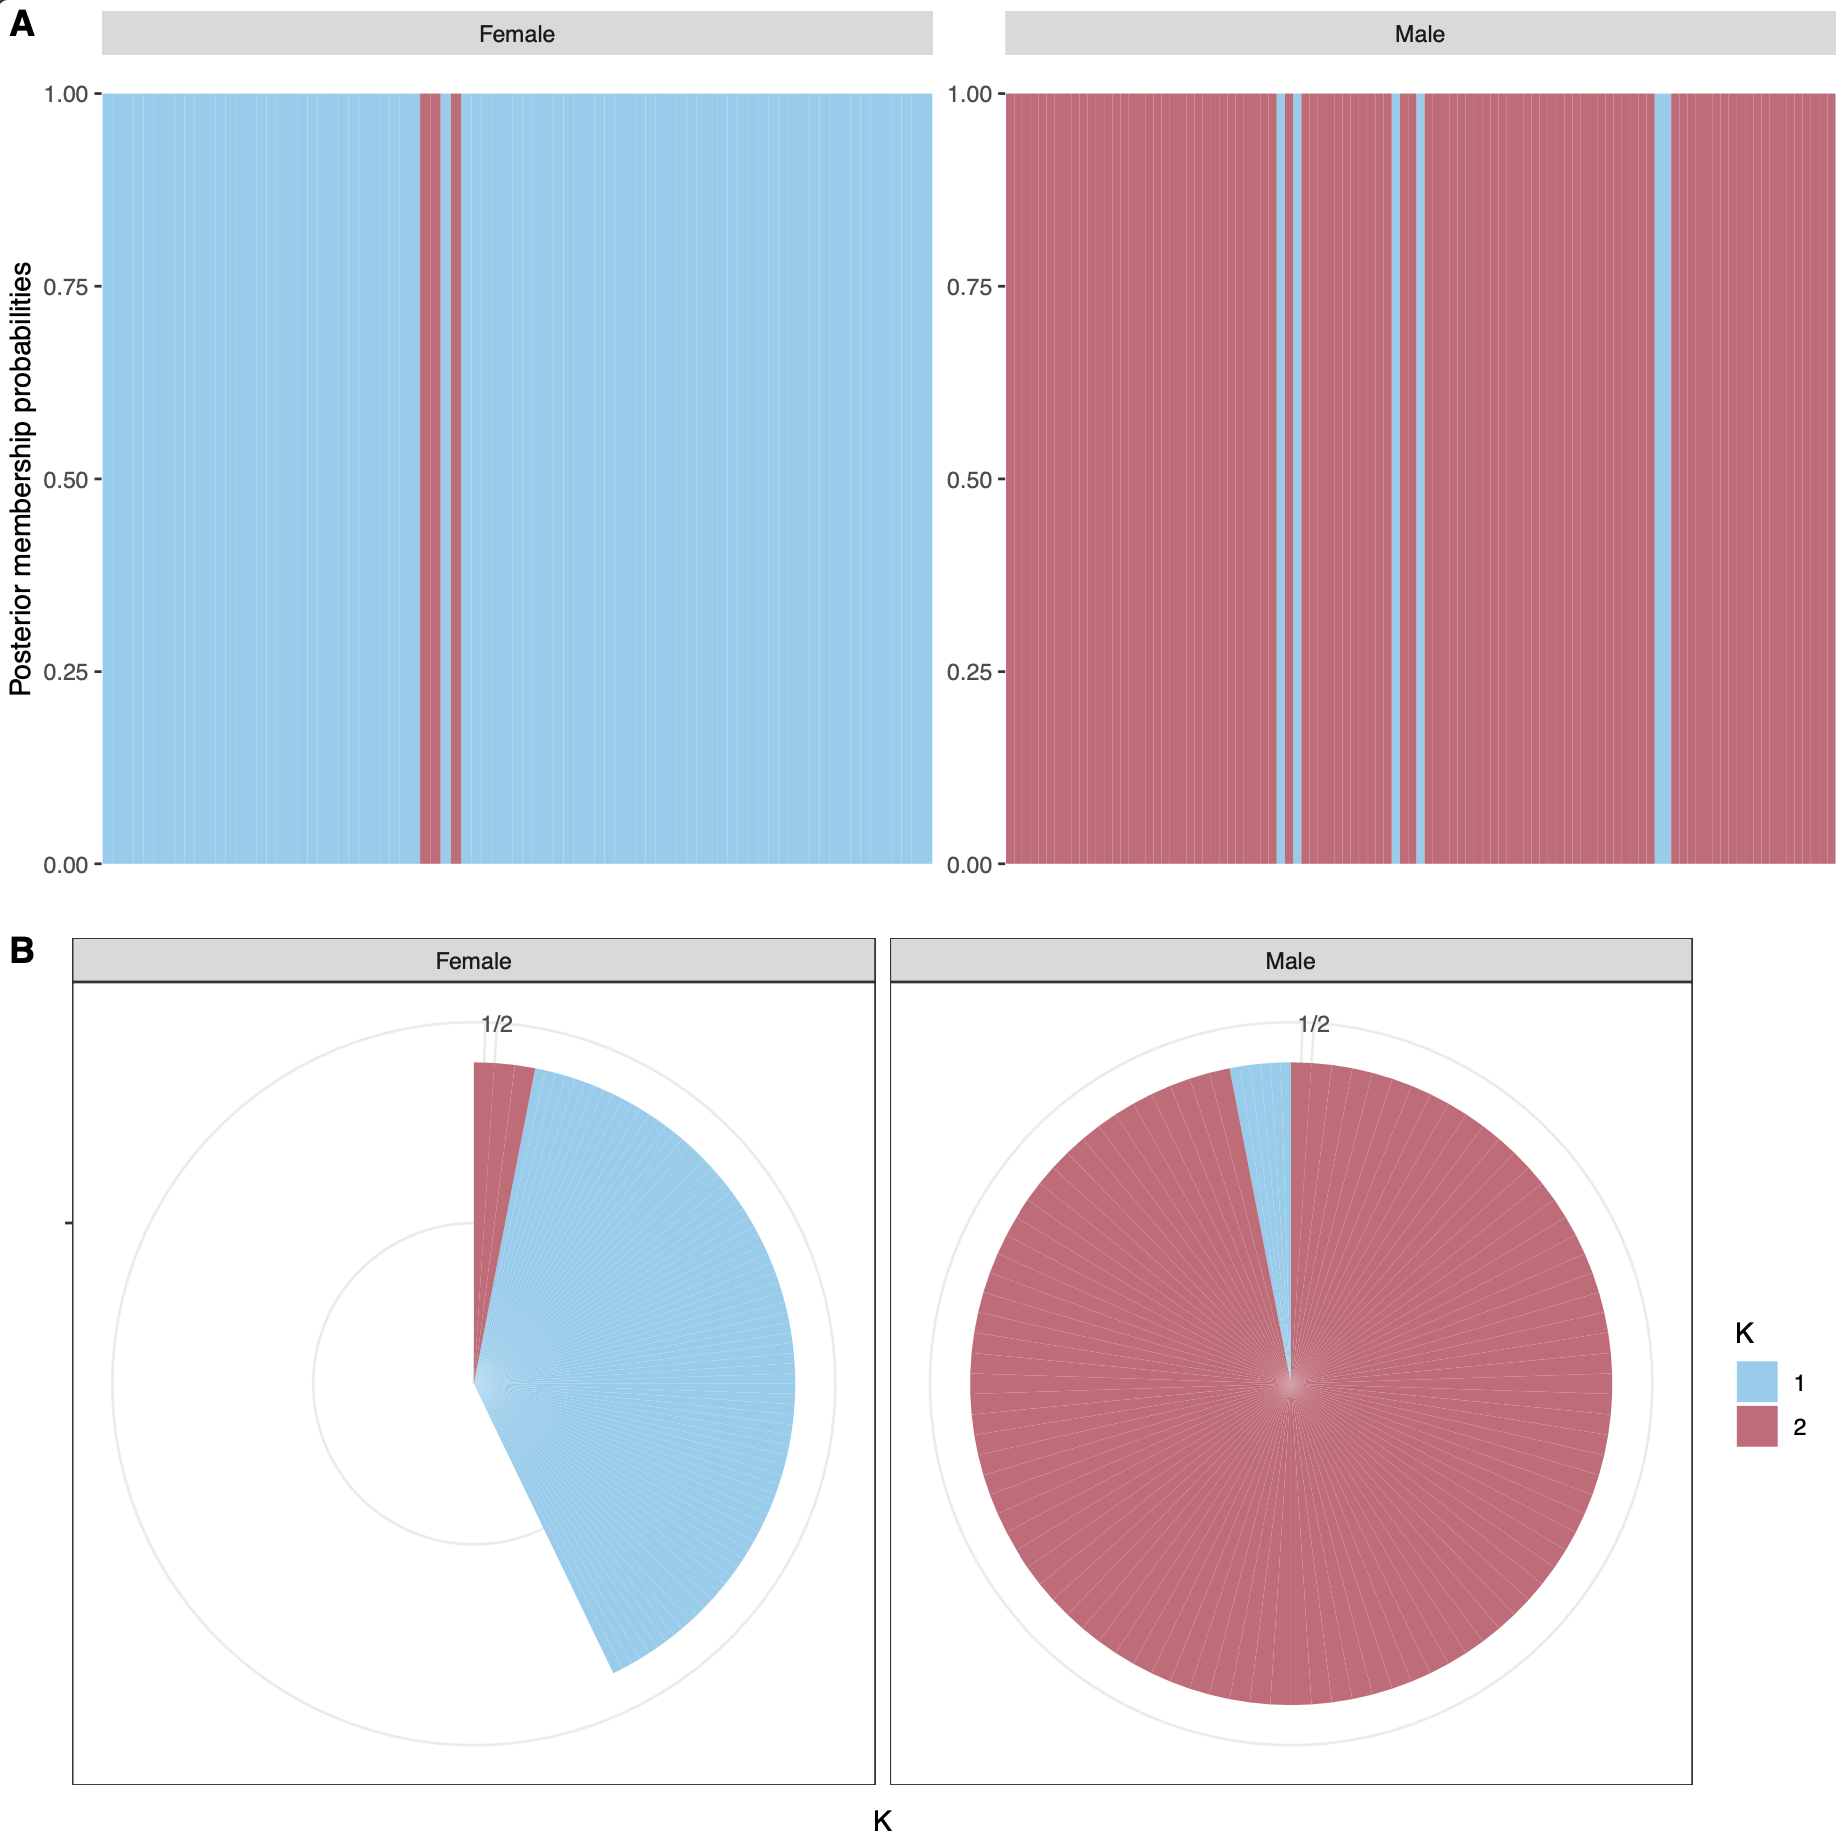

R code for this plot:
' --------------------------------------------------------------------------   @Header
#'
#' @title Adaptive population genomic structure for Palinurus elephas according to gender
#'
#' @description
#' This R script
#'
#' @author   Laura Benestan, \email{lmbenestan@gmail.com}
#'
#' @date 2021/03/15
#'
#' --------------------------------------------------------------------------   @libraries

### Download libraries
library(hierfstat)
library(mapdata)
library(viridis)
library(tidyr)
library(adegenet)
library(vcfR)
library(ggplot2)
library(poppr)
library(gridExtra)
library(dplyr)
library(cowplot)
library(viridis)
library(forcats)
library(colorBlindness)

################### FILTERING STEPS IN R ##################

### Download vcf
vcf <- vcfR::read.vcfR("../00-data-dryad/831snps_241ind.recode.vcf")

### Download pop info
pop <- read.table("../00-data/population_map_palinurus_241ind_mpa.txt", header=TRUE, sep="\t", stringsAsFactors = TRUE)

### Transform vcf to genind
genind <- vcfR::vcfR2genind(vcf)

### Define population map 
genind@pop <- pop$STRATA

################### POPULATION STRUCTURE IN R ##################

########### DPCA without a priori ######

## Use Bayesian Information Criterion on your filtered dataset.
set.seed(10); grp_all <- find.clusters(genind, max.n.clust=10, n.pca=nInd(genind)/3) # select N/3
# Select K =2

### Observe the statistics
grp_all$Kstat

### Observe the size of the group
grp_all$size

### Perform the DPCA
dapc <- dapc(genind, grp_all$grp,n.pca=nInd(genind)/3, nda=1)
# Choose the 1 discriminant function to retain.

### Pick up nice colorblind palette
col2 <- c("#D55E00", "#009E73")

### Check the result 
dpca_result <- scatter(dapc, col=col2)
dpca_result

### Visualize your results with complot
compoplot(dapc,col=col2,cleg=.6, posi=list(x=0,y=1.2), lab=loci.individuals.maf.het@pop)

### Save the posterior
dapc_compoplot <- as.data.frame(dapc$posterior)
dapc_compoplot$IND <- row.names(dapc_compoplot)

### Add sex info
sex <- read.table("../00-data/256ind_palinurus_sex.txt")
colnames(sex) <- c("IND","SEX")

### Combine dapc and sex info
dapc_compoplot_sex <- merge(dapc_compoplot, sex, by="IND")
dapc_compoplot_sex_ggplot <- gather(dapc_compoplot_sex, CLUSTER,value, `1`:`2`)

### Calculate percent of males and females in clusters
dapc_compoplot_sex_ggplot %>% group_by(CLUSTER, SEX,value) %>%
  tally()

### Make a graph with all individuals
compoplot_ind <- dapc_compoplot_sex_ggplot %>%
  mutate(IND = fct_reorder(IND,value)) %>%
  ggplot() +
  geom_bar(aes(x = IND, y = value, fill = CLUSTER),stat="identity", width = 1, color="lightgrey")  +
  scale_fill_manual(values = col2) +
 # guides(fill = "none") +
  labs(y = "Posterior membership probabilities") +
  theme(axis.ticks.x = element_blank(),
        axis.text.x = element_blank(),
        axis.title.x = element_blank(),
        panel.background = element_blank())+ facet_wrap(~SEX, scales = "free")

### Subset only male and female
dapc_compoplot_sex_final <- subset(dapc_compoplot_sex_ggplot, subset=dapc_compoplot_sex_ggplot$SEX=="Female"|dapc_compoplot_sex_ggplot$SEX=="Male")

### Make a graph
compoplot_sex <- dapc_compoplot_sex_final %>%
  mutate(IND = fct_reorder(IND,value)) %>%
  ggplot() +
  geom_bar(aes(x = IND, y = value, fill = CLUSTER),stat="identity", width = 1)  +
  scale_fill_manual(values = col2) +
  guides(fill = "none") +
  labs(y = "Posterior membership probabilities") +
  theme(axis.ticks.x = element_blank(),
        axis.text.x = element_blank(),
        axis.title.x = element_blank(),
        panel.background = element_blank())+ facet_wrap(~SEX, scales = "free")
compoplot_sex

### Save the graph
ggsave("Figure3_241ind.pdf", width=10, height=5)

### Extract DPCA information 
dapc$IND <- row.names(dapc$ind.coord)
dapc_info <- as.data.frame(cbind(dapc$IND, dapc$ind.coord, grp_all$grp))
colnames(dapc_info) <- c("IND","DPC1", "K")

### Merge the results with sex info
dapc_sex <- merge(dapc_info, sex, by="IND")

### Remove NA and Ind individuals
dapc_sex_all_info <- filter(dapc_sex, SEX!="Ind")

### Create geom_density
ggplot(dapc_sex_all_info, aes(x="", y=K, fill=K)) +
  geom_bar(stat="identity", width=1) +
  facet_wrap(~SEX)+
  coord_polar("y", start=0)+
  theme_bw()+
  scale_fill_manual(values=col2)+
  xlab("")
ggsave("Male_female_piechart_dapc_241ind.pdf")

################### ADMIXTURE IN R ##################

### Download libraries
library(stringr)
library(ggplot2)
library(dplyr)

### Download the **cross-validation** results 
cv <- read.table("cross_validation.txt")

### Analyze the **cross-validation** results
cv$K <-gsub("[\\(\\)]", "", regmatches(cv$V3, gregexpr("\\(.*?\\)", cv$V3))) 
CV <- select(cv, V4,K)
CV2 <- separate(data = CV, col = K, into = c("K", "CLUSTER"), sep = "=")

### Rename your two columns CV and K-cluster
colnames(CV2) <- c("CV","K","CLUSTER")

### Allow R to sort as numeric and not alphabetic.
CV2$CLUSTER <- as.numeric(as.character(CV2$CLUSTER))

###Do a **graph showing the cross validation results**.
graph_title="Cross-Validation plot" 
x_title="K"
y_title="Cross-validation error" 
cross_validation <- ggplot(CV2, aes(x=CLUSTER,y=CV,group=1))+
  geom_point()+ geom_line(linetype = "dashed")+ 
  scale_x_continuous(breaks = seq(0, 25, by = 1))+
  labs(title=graph_title)+ labs(x=x_title)+ labs(y=y_title)+ 
  theme_classic()
cross_validation

### Save the graph
ggsave("Admixture_cross-validation_adaptive.pdf",width=7,height=5,dpi=600)

#### Observe information get from ADMIXTURE output ####

#### Download libraries
library(reshape2)
library(plyr)
library(stringr)
library(ggplot2)
library(tidyverse)
library(RColorBrewer)

### Read the file.Q with the Q = the optimal K
admixture <- read.table("plink.2.Q")

### Add one column with the individuals names and the population they belong to.
admixture <- cbind(pop,admixture)

### Rename columns.
colnames(admixture) <- c("IND","POP","K1","K2")

### Transform the admixture object into a long format.
admixture_long <- reshape::melt(admixture,id.vars=c("IND","POP"),variable.name="ANCESTRY",value.name="PERC")
colnames(admixture_long) <- c("IND","POP","ANCESTRY","PERC")
class(admixture_long$ANCESTRY)
levels(admixture_long$ANCESTRY)

### Make a **graph with ADMIXTURE results**.
graph_title="Stacked barplot of Admixture analysis in species"
x_title="Individuals"
y_title="Ancestry"
mpa_ancestry<-ggplot(admixture_long,aes(x=POP,y=PERC,fill=ANCESTRY))
mpa_ancestry+geom_bar(stat="identity")+
  scale_fill_manual(values=col2, name= "K", labels=c("K1","K2"))+ 
  labs(y=y_title)+
  labs(x=x_title)+
  theme_classic()

### Estimate at which each genetic group belong each individual regarding its maximum % of ancestry.
admixture[, "max"] <- apply(admixture[, 3:4], 1, max)
head(admixture)

### Check the individuals that could not be clearly attributed to one genetic cluster.
admixture_subset <- subset(admixture, subset=admixture$max >= 0.9)
admixture <- admixture_subset

### Create a pop map regarding the cluster found
admixture$CLUSTER <- colnames(admixture)[apply(admixture,1,which.max)]
admixture_results <- select(admixture, IND, CLUSTER, max)
head(admixture_results)

### Merge the results with sex info
admixture_sex <- merge(admixture, sex, by="IND")

### How many female and males in both cluster
admixture_sex %>% group_by(CLUSTER, SEX) %>% tally()

### Create geom_density
ggplot(admixture_sex, aes(x="", y=max, fill=CLUSTER)) +
  geom_bar(stat="identity", width=1) +
  facet_wrap(~SEX)+
  coord_polar("y", start=0)+
  theme_bw()+
  scale_fill_manual(values=col2)+
  xlab("")
ggsave("Male_female_piechart_admixture.pdf")

### Save the files.
write.table(admixture_results, 'Admixture_results_K2.txt',quote=FALSE, row.names=FALSE, sep="\t", dec=".")

#### Produce a nice graph with pophelper ####

#### Download libraries
library(pophelper)
packageDescription("pophelper", fields="Version")

### Import labels for sampling sites
labset <- read.table("../00-data/population_map_palinurus_243ind_mpa.txt", sep="\t",header=TRUE,stringsAsFactors=F)
labset_order = labset[,2,drop=FALSE] # very important step for setting labels
labset_order$STRATA <- as.character(labset_order$STRATA)

### Check if labels are a character data type.
sapply(labset, is.character)
class(labset)

### Load admixture file
slist <- readQ("833snps_243ind_pcadapt.2.Q",filetype="basic")

### Sort the labels
labset_order$STRATA <-factor(labset_order$STRATA, levels = c("Cabo  de  Palos", 
                                                             "Cabo  de  Gata  Nijar", 
                                                             "Illa  de  Tabarca",
                                                             "Illes  Columbretes",
                                                             "Llevant  de  Mallorca",
                                                             "Norte  de  Menorca",
                                                             "Cap  de  Creus",
                                                             "Cerbere  Banyuls"))

### Check if labels are a character data type.
sapply(labset_order, is.character)
class(labset)
labset_order$STRATA <- as.character(labset_order$STRATA)

### Create a qplot for K = 2 considering two species.
slist1 <- alignK(slist[1]) 
admixture_plot <- plotQ(slist1,  clustercol= col2,grplab = labset_order, grplabsize=1.5,
      showsp=FALSE,ordergrp=T,imgtype="pdf",
      showlegend=TRUE, legendpos="right", legendkeysize = 4, legendtextsize = 4,
      legendmargin=c(2,2,2,0), width=20, height=4,sortind="all")

################### COMPARE DPCA AND ADMIXTURE IN R ##################
dapc_admixture <- merge(dapc_info, admixture_results, by="IND")
dapc_admixture$COMPARE <- substr(dapc_admixture$CLUSTER,2,3)
dapc_admixture$CONVERGENCE <- ifelse(dapc_admixture$COMPARE==dapc_admixture$K, "yes","no")

### Compare both analyses
dapc_admixture %>% group_by(CONVERGENCE) %>%
  tally()

################### COMPARE DPCA AND ADMIXTURE WITH SEX IN R ##################

### Merge sex info
sex_dapc_admixture <- merge(dapc_admixture, sex, by="IND")

### Compare both analyses
sex_dapc_admixture %>% group_by(SEX,K) %>%
  tally()
sex_dapc_admixture %>% group_by(SEX,CLUSTER) %>%
  tally()
